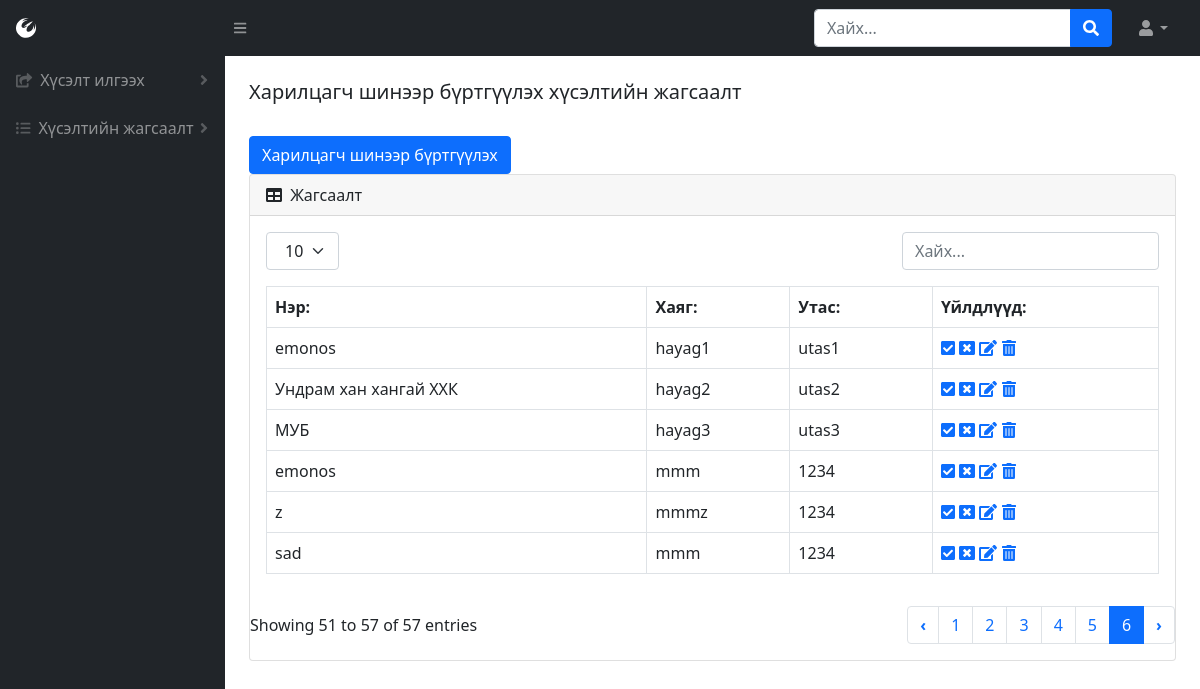
The app's page /company-list (signed in), older data.
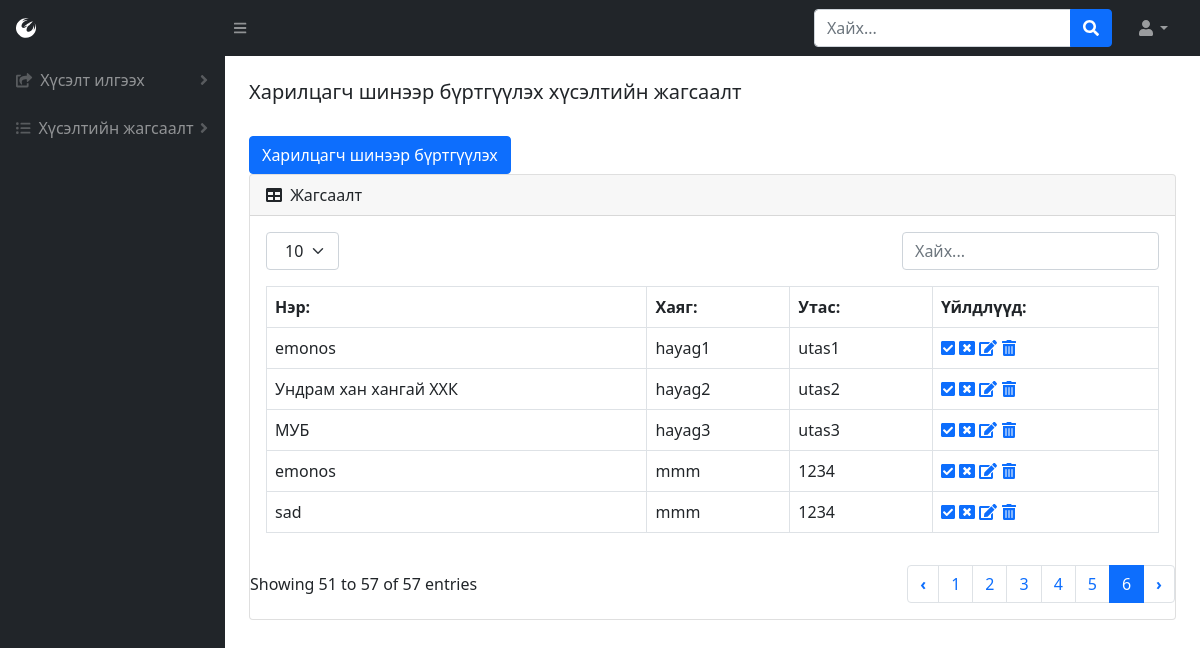
The same page, newer data.
### BMweb/models.py (models this page shows, shortened)
class Company(models.Model):
    comName = models.CharField(max_length=300, verbose_name=_("Компаний нэр"))
    hayag = models.CharField(max_length=1000, verbose_name=_("Компаний хаяг"))
    phone = models.CharField(max_length=30, verbose_name=_("Компаний утас"))
    class Meta:
        verbose_name = _("Компани")
        verbose_name_plural = _("Компани")

### BMweb/views.py (the view)
# urls.py: path('company-list',views.companyList,name='company-list'),
def companyList(request):
    if 'user_id' in request.session:
        p = Company.objects.all()
        h = Hereglegch.objects.get(pk=request.session['user_id'])
        return render(request,'companyList.html', {'user': h, 'companyList': p })
    else:
        return redirect('/login')

### BMweb/templates/companyList.html (shortened to what this page needs)
{% load static %}
<!DOCTYPE html>
<html lang="en">
    <head>
        <link href="https://cdn.jsdelivr.net/npm/simple-datatables@latest/dist/style.css" rel="stylesheet" />
        <link href="css/styles.css" rel="stylesheet" />
        <link href="{% static 'css/styles.css' %}" rel="stylesheet"/>
    </head>
    <body class="sb-nav-fixed">
        {% include "topNav.html" %}
        <div id="layoutSidenav">
            {% include "leftNav.html" %}
            <div id="layoutSidenav_content">
                {%  include "comList.html" %}
            </div>
        </div>
    </body>
</html>

### BMweb/templates/comList.html (shortened to what this page needs)
<main>
    <div class="container-fluid px-4">
        <h5 class="mt-4">Харилцагч шинээр бүртгүүлэх хүсэлтийн жагсаалт</h5>
        <a href="{% url 'company' %}" class="btn btn-primary" role="button">Харилцагч шинээр бүртгүүлэх</a>
        <div class="card mb-4">
            <div class="card-header">
                <i class="fas fa-table me-1"></i>
                Жагсаалт
            </div>
            <div class="card-body">
                {% include "tableTop.html" %}
                <table id="datatablesSimple" class="dataTable-table">
                  <thead>
                      <tr>
                          <th data-sortable="" class="asc">
                              <a href="#" class="dataTable-sorter">Нэр:</a>
                          </th>
                          <th data-sortable="" class="asc">
                              <a href="#" class="dataTable-sorter">Хаяг:</a>
                          </th>
                          <th data-sortable="" class="asc">
                              <a href="#" class="dataTable-sorter">Утас:</a>
                          </th>
                          <th data-sortable="" class="asc">
                            <a href="#" class="dataTable-sorter">Үйлдлүүд:</a>
                        </th>
                      </tr>
                  </thead>
                  {% for h in companyList %}
                      <tr>
                          <td>{{ h.comName }}</td>
                          <td>{{ h.hayag }}</td>
                          <td>{{ h.phone }}</td>
                          <td>
                          <a href="/change-state/{{h.id}}/2"><i class="fas fa-check-square"></i></a>
                          <a href="/change-state/{{h.id}}/3"><i class="fas fa-window-close"></i></a>
                          <a href="/company?edit={{h.id}}"><i class="fas fa-edit"></i></a>
                          <a href="/company?del={{h.id}}"><i class="fas fa-trash-alt"></i></a></td>
                      </tr>
                  {% endfor %}
                  </table>
            </div>
            {% include "tableBottom.html" %}
        </div>
    </div>
</main>

Row changes from the older to the newer data that the page shows:
removed Company: comName "z", hayag "mmmz", phone "1234"
